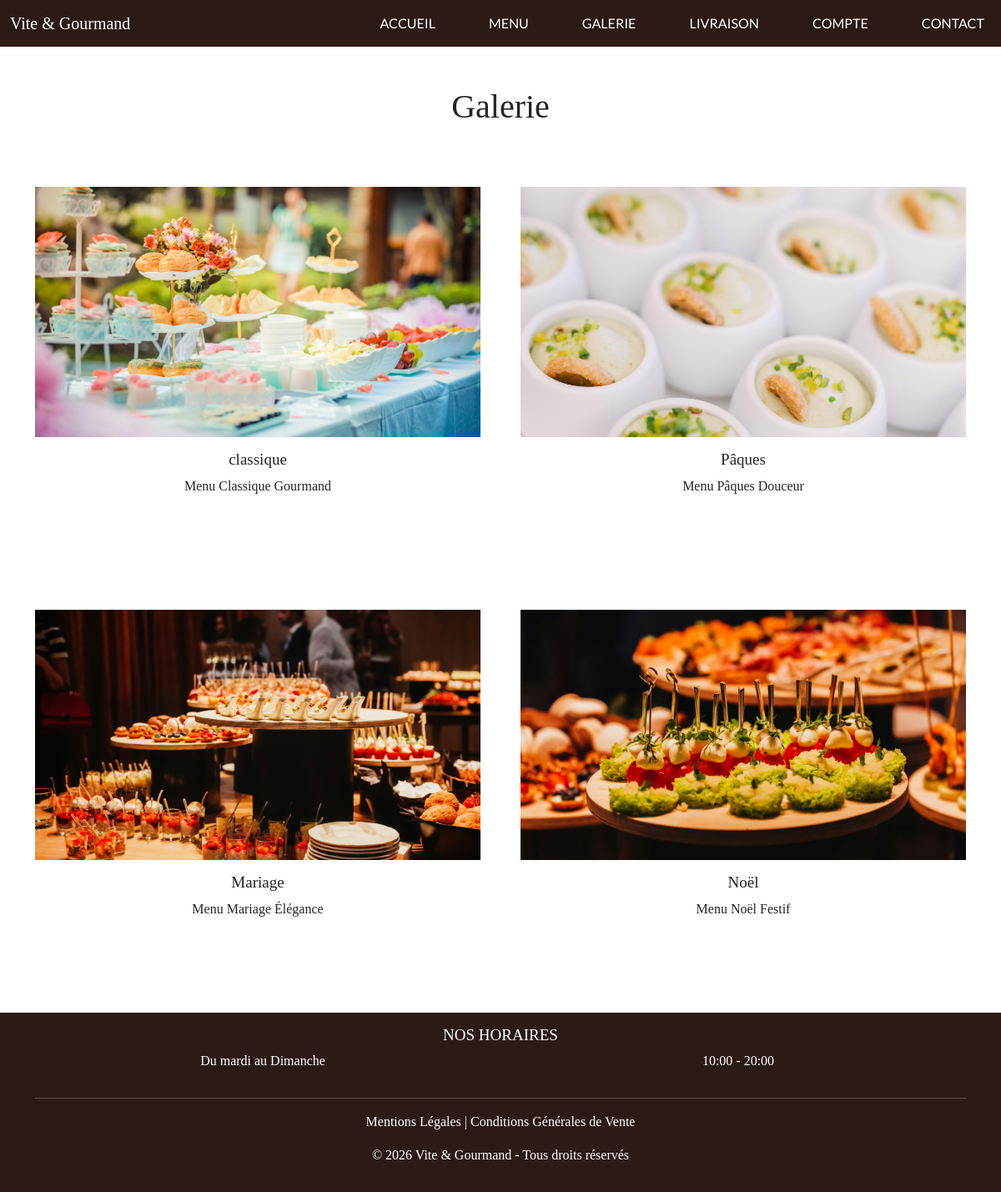
Before: /galerie.php with the older database file.
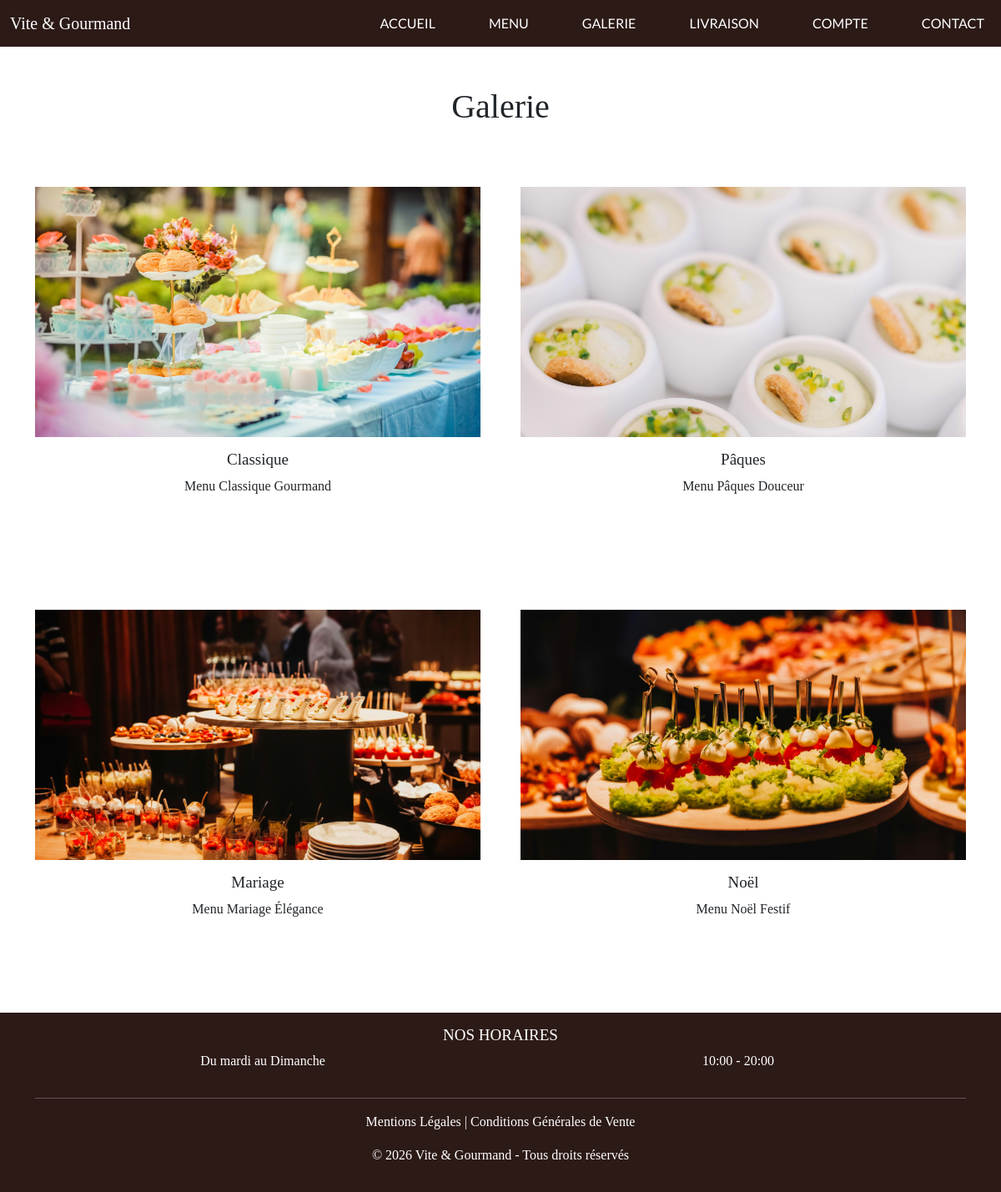
After: the same page with the newer database file.
### tables this page shows
CREATE TABLE menu (
    menu_id INT AUTO_INCREMENT PRIMARY KEY,
    titre VARCHAR(150) NOT NULL,
    description TEXT NOT NULL,
    image_principale VARCHAR(255),
    nombre_personnes_min INT NOT NULL,
    prix_min DECIMAL(10,2) NOT NULL,
    conditions_menu TEXT,
    stock_disponible INT NOT NULL DEFAULT 0,
    actif BOOLEAN NOT NULL DEFAULT TRUE
);

CREATE TABLE theme (
    theme_id INT AUTO_INCREMENT PRIMARY KEY,
    libelle VARCHAR(50) NOT NULL UNIQUE
);

### src/Models/Menu.php (called while the page is built, shortened)
<?php
class Menu {
    private PDO $pdo;
    public function __construct(PDO $pdo) {
        $this->pdo = $pdo;
    }
    public function getAll(): array {
        $sql = "
            SELECT menu_id, titre, description, image_principale,
                   nombre_personnes_min, prix_min, conditions_menu, stock_disponible
            FROM menu
            WHERE actif = TRUE
            ORDER BY menu_id ASC
        ";
        $stmt = $this->pdo->query($sql);
        return $stmt->fetchAll();
    }
    public function getThemes(int $menuId): array {
        $sql = "
            SELECT t.libelle
            FROM theme t
            JOIN menu_theme mt ON t.theme_id = mt.theme_id
            WHERE mt.menu_id = :menu_id
        ";
        $stmt = $this->pdo->prepare($sql);
        $stmt->execute([':menu_id' => $menuId]);
        return $stmt->fetchAll();
    }
}

### galerie.php (the view, shortened to what this page needs)
<?php
require_once __DIR__ . '/includes/header.php';
require_once __DIR__ . '/src/Models/Menu.php';
$pdo = Database::getConnection();
$menuModel = new Menu($pdo);
$menus = $menuModel->getAll();
?>
<div class="container my-5">
    <h1 class="text-center mb-5">Galerie</h1>
    <div class="row g-5">
        <?php foreach ($menus as $menu) : ?>
            <?php
            $themes = $menuModel->getThemes($menu['menu_id']);
            $theme = $themes[0]['libelle'] ?? 'Menu';
            ?>
            <div class="col-md-6 mb-5">
                <div class="text-center mt-4">
                    <a href="<?= BASE_URL ?>detail-menus.php?id=<?= $menu['menu_id'] ?>">
                        <img src="<?= htmlspecialchars($menu['image_principale']) ?>"
                             alt="<?= htmlspecialchars($menu['titre']) ?>"
                             class="img-fluid"
                             style="width: 100%; height: 300px; object-fit: cover;">
                    </a>
                    <h3 class="mt-3 mb-2"><?= htmlspecialchars($theme) ?></h3>
                    <p><?= htmlspecialchars($menu['titre']) ?></p>
                </div>
            </div>
        <?php endforeach; ?>
    </div>
</div>
<?php require_once __DIR__ . '/includes/footer.php'; ?>

### includes/header.php (shortened to what this page needs)
<!DOCTYPE html>
<html lang="fr">
<head>
    <link rel="stylesheet" href="<?= BASE_URL ?>scss/main.css">
</head>
<body>
<header>
    <nav class="navbar navbar-expand-lg bg-dark" data-bs-theme="dark">
        <div class="container-fluid">
            <a class="navbar-brand text-white" href="<?= BASE_URL ?>">Vite & Gourmand</a>
            <div class="collapse navbar-collapse" id="navbarNav">
                <ul class="navbar-nav ms-auto gap-5">
                    <li class="nav-item"><a class="nav-link text-white" href="<?= BASE_URL ?>">ACCUEIL</a></li>
                    <li class="nav-item"><a class="nav-link text-white" href="<?= BASE_URL ?>menus.php">MENU</a></li>
                    <li class="nav-item"><a class="nav-link text-white" href="<?= BASE_URL ?>galerie.php">GALERIE</a></li>
                    <li class="nav-item"><a class="nav-link text-white" href="<?= BASE_URL ?>livraison.php">LIVRAISON</a></li>
                    <?php if (!isset($_SESSION['utilisateur_id'])) : ?>
                        <li class="nav-item"><a class="nav-link text-white" href="<?= BASE_URL ?>compte.php">COMPTE</a></li>
                    <?php endif; ?>
                    <li class="nav-item"><a class="nav-link text-white" href="<?= BASE_URL ?>contact.php">CONTACT</a></li>
                </ul>
            </div>
        </div>
    </nav>
</header>
<main id="main-page" style="min-height: 80vh;">

### includes/footer.php (shortened to what this page needs)
</main>
<footer class="bg-dark text-white text-center py-3">
    <div class="container">
        <h3>NOS HORAIRES</h3>
        <div class="row">
            <div class="col-md-6"><p>Du mardi au Dimanche</p></div>
            <div class="col-md-6"><p>10:00 - 20:00</p></div>
        </div>
        <hr>
        <p>
            <a href="<?= BASE_URL ?>mentions-legales.php" class="text-white text-decoration-none">Mentions Légales</a>
            |
            <a href="<?= BASE_URL ?>cgv.php" class="text-white text-decoration-none">Conditions Générales de Vente</a>
        </p>
        <p>&copy; <?= date('Y') ?> Vite & Gourmand - Tous droits réservés</p>
    </div>
</footer>
</body>
</html>

Changed rows visible on the page:
changed through a linked row, menu "Menu Classique Gourmand": theme.libelle "classique" → "Classique"
